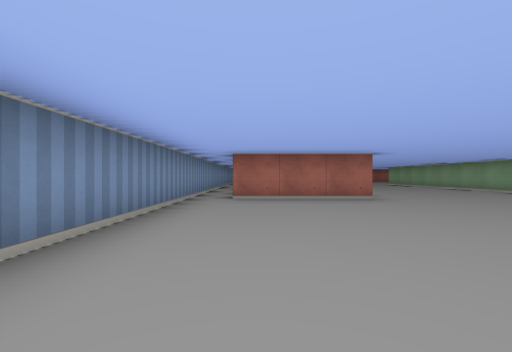
view 1 (above)

19 first-person views from a walk through a cub3D maze. The camera is about half as high as the walls, looks level and sees 90° across. The floor is counted in squares. Each view is taken from the middle of a square. On the plan, view 1 faces up. The plan holds only what a view shows up to about 9 squares ahead; the rest is blank.

view 2
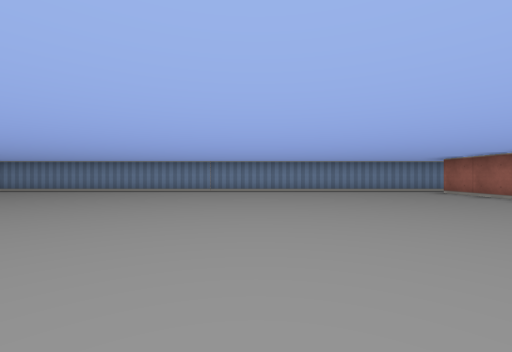

view 3
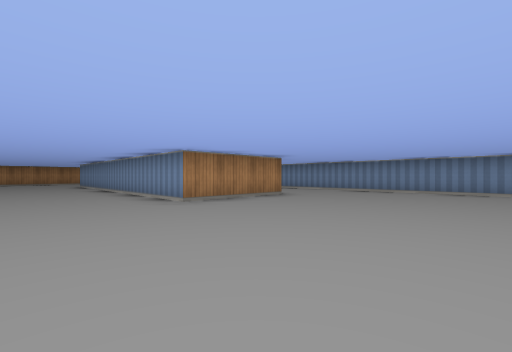

view 4
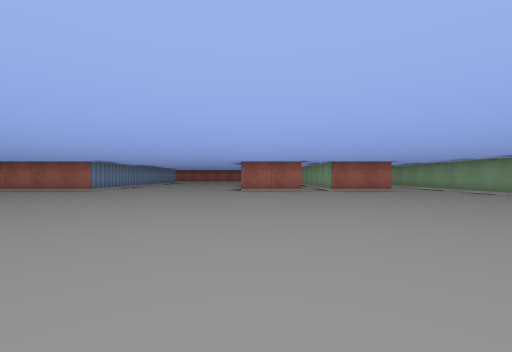

view 5
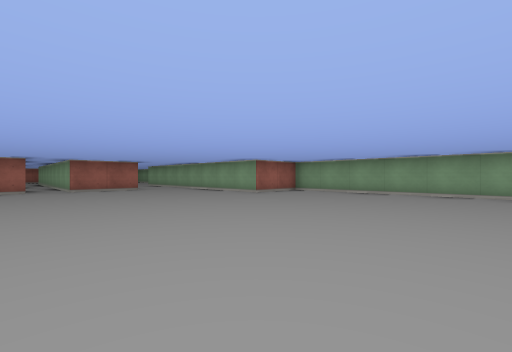

view 6
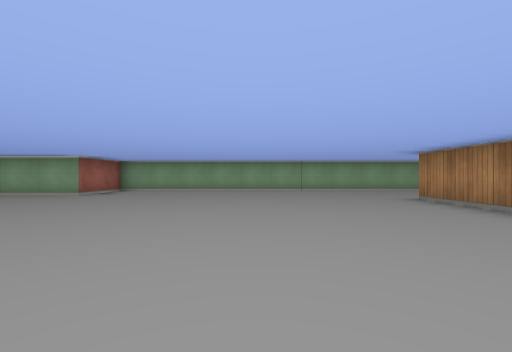

view 7
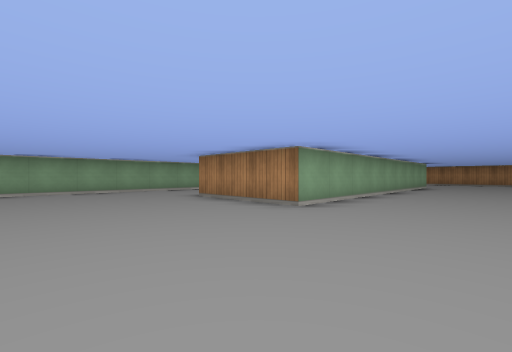

view 8
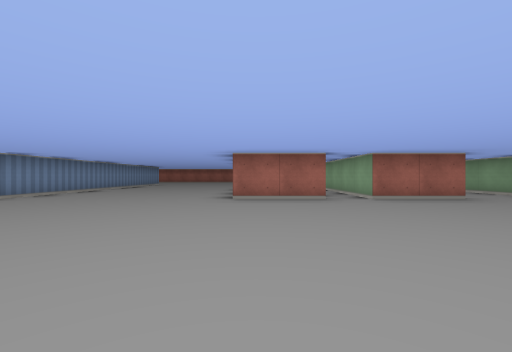

view 9
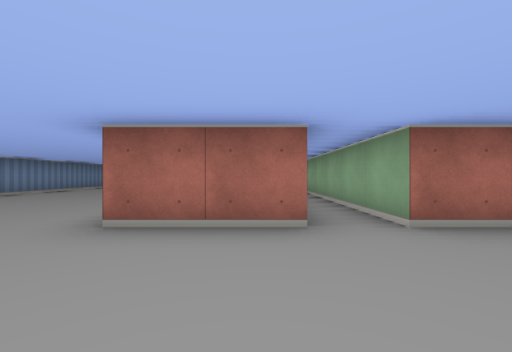

view 10
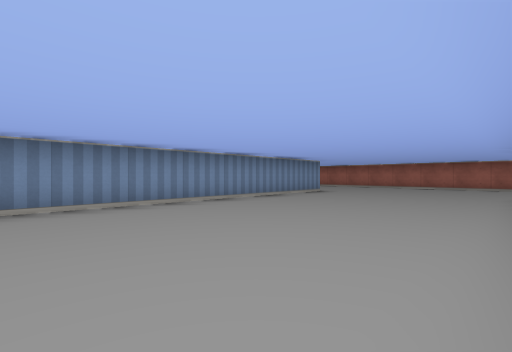

view 11
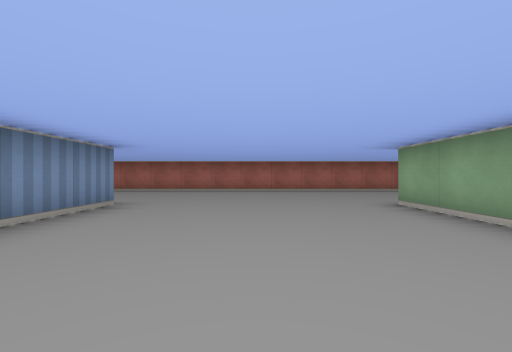

view 12
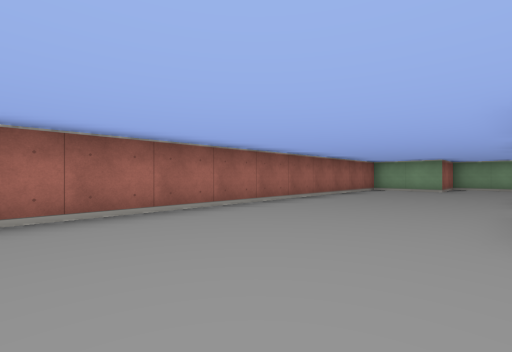

view 13
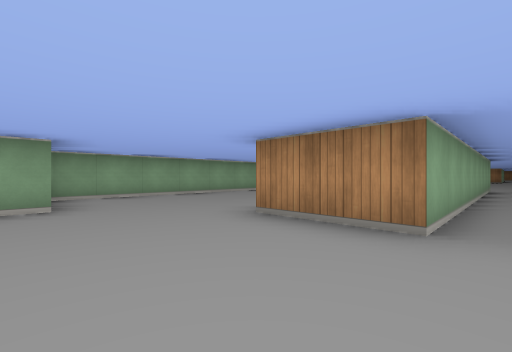

view 14
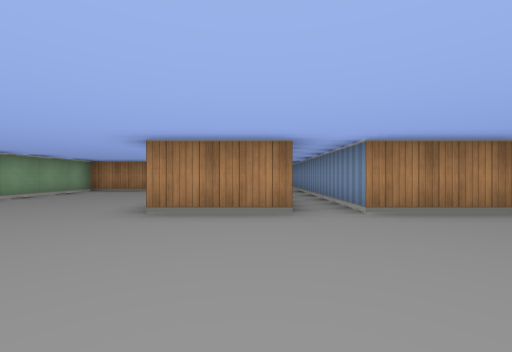

view 15
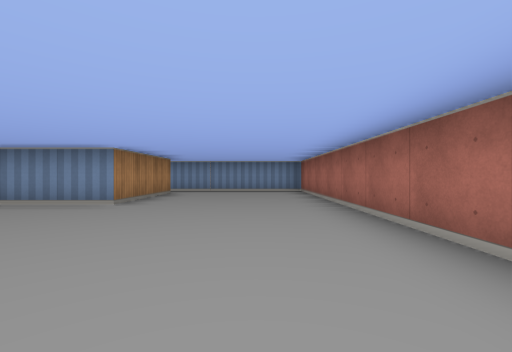

view 16
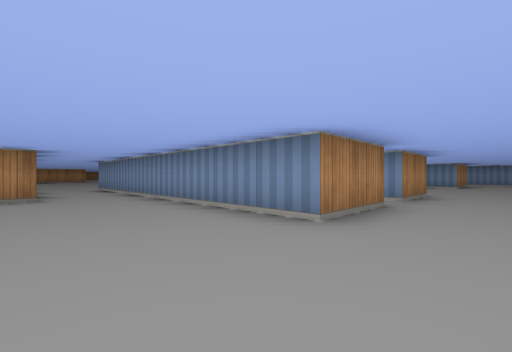

view 17
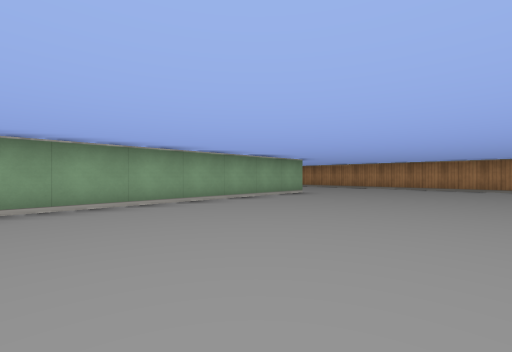

view 18
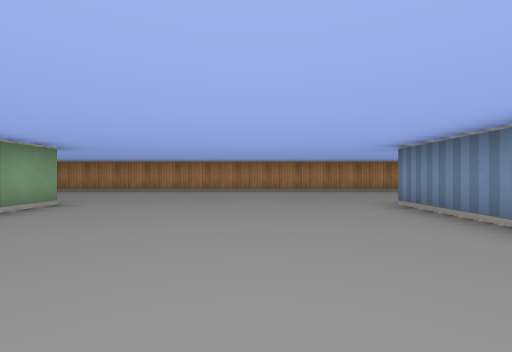

view 19
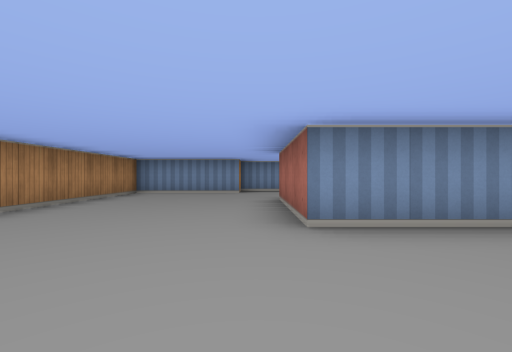

### Floor plan
Points are (right, up) in squares from view 1. A wall is a line through its corners. A room is listed if a view was taken in it or the views show most of it. See-through windows are left out.
Room 1 (views 1, 2, 3, 4, 5, 6, 7, 8, 9, 10, 11, 12, 13, 14, 15, 16, 17, 18, 19)
walls: (9.6, 5.5) (7.5, 5.5); (10.5, 5.5) (10.5, 14.5) (12.5, 14.5) (12.5, 5.5) (10.5, 5.5); (1.5, -6.5) (4.5, -6.5) (4.5, -15.5) (1.6, -15.5); (7.5, 7.5) (7.5, 9); (16.5, -8.5) (16.5, 1.5) (14.5, 1.5) (14.5, 8); (14.5, 9.5) (16.5, 9.5) (16.5, 16.5) (14.5, 16.5) (14.5, 18.2); (-1.5, 9) (-1.5, -8.5); (7.5, 12.5) (7.5, 14.5) (9.5, 14.5) (9.5, 9); (10.5, -15.5) (10.5, -6.5) (13.5, -6.5); (-1.5, -15.1) (-1.5, -16.5); (-0.5, 14.5) (2.5, 14.5) (2.5, 5.5) (-0.5, 5.5); (-1.1, -16.5) (-0.5, -16.5) (-0.5, -19.5) (13.6, -19.5); (14.2, 18.5) (-1.5, 18.5) (-1.5, 14.1)

Where each view was taken, in squares from view 1:
view 1: 0 up, 0 right, facing up
view 2: 0 up, 7 right, facing left
view 3: 2 down, 7 right, facing down-left
view 4: 3 down, 8 right, facing up
view 5: 4 down, 9 right, facing up-right
view 6: 3 down, 8 right, facing right
view 7: 3 down, 8 right, facing down-right
view 8: 0 up, 8 right, facing up
view 9: 3 up, 9 right, facing up
view 10: 7 up, 7 right, facing up-left
view 11: 10 up, 5 right, facing up
view 12: 15 up, 5 right, facing up-right
view 13: 17 up, 10 right, facing down-right
view 14: 18 up, 11 right, facing down
view 15: 17 up, 7 right, facing left
view 16: 16 up, 15 right, facing down-left
view 17: 9 down, 6 right, facing down-right
view 18: 11 down, 7 right, facing down
view 19: 16 down, 7 right, facing left
